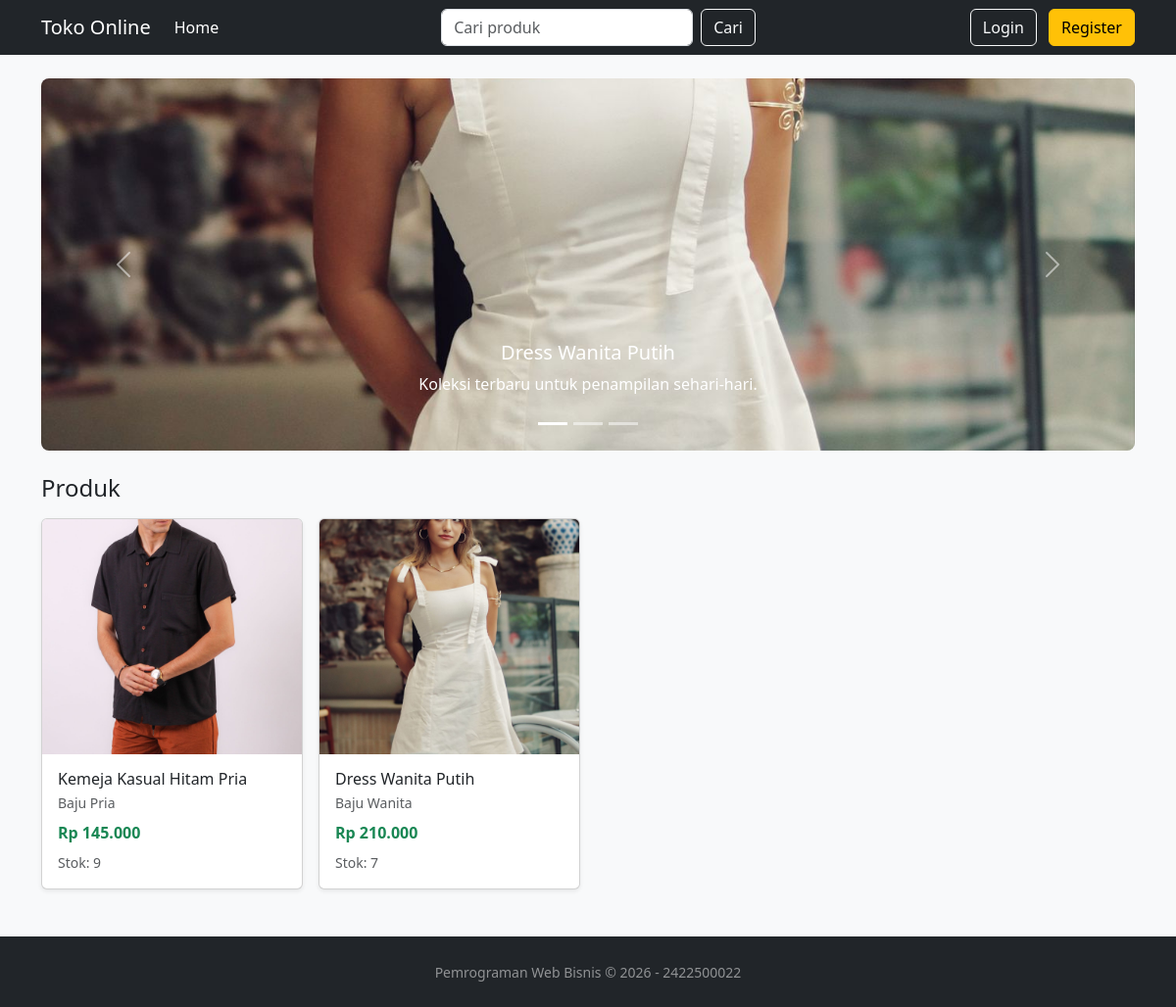
Before: / with the older database file.
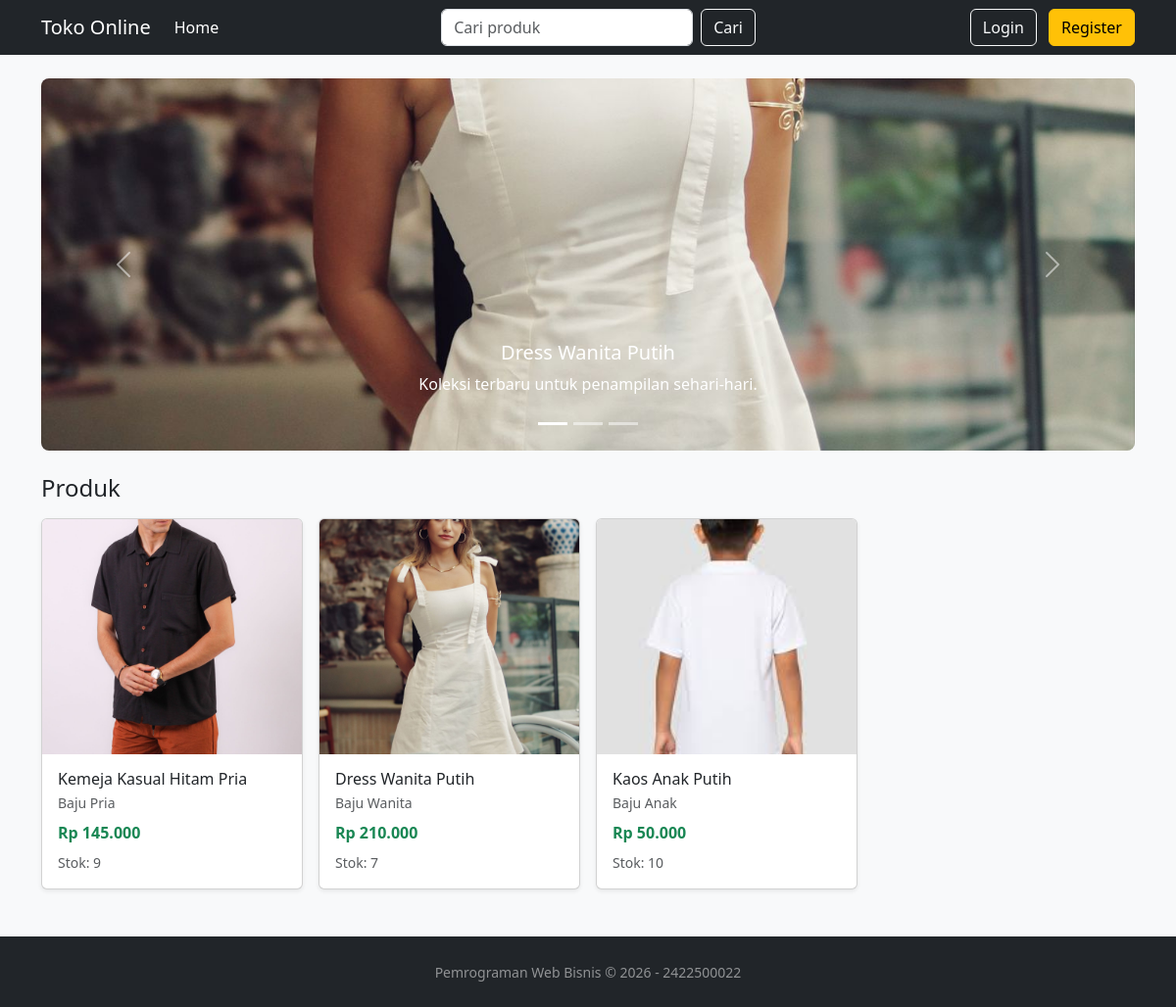
After: the same page with the newer database file.
### tables this page shows
CREATE TABLE `produk` (
  `id_produk` int(11) NOT NULL AUTO_INCREMENT,
  `nama` varchar(100) NOT NULL,
  `deskripsi` text DEFAULT NULL,
  `kategori_id` int(11) NOT NULL,
  `harga` int(11) NOT NULL,
  `stok` int(11) DEFAULT NULL,
  PRIMARY KEY (`id_produk`)
);

CREATE TABLE `produk_gambar` (
  `id_gambar` int(11) NOT NULL AUTO_INCREMENT,
  `nama_gambar` varchar(100) DEFAULT NULL,
  `produk_id` int(11) DEFAULT NULL,
  PRIMARY KEY (`id_gambar`)
);

CREATE TABLE `kategori` (
  `id_kategori` int(11) NOT NULL AUTO_INCREMENT,
  `nama` varchar(100) NOT NULL,
  `deskripsi` varchar(50) NOT NULL,
  PRIMARY KEY (`id_kategori`)
);

### application/controllers/Dashboard.php (called while the page is built, shortened)
<?php
class Dashboard extends CI_Controller {
    public function __construct()
    {
        $this->load->model('produk_model');
        $this->load->model('produk_kategori_model');
        $this->load->model('produk_gambar_model');
    }
    public function index()
    {
        $data['title'] = 'Toko Online - PWB 2422500022';
        $data['gambar_model'] = $this->produk_gambar_model;
        $data['list_produk'] = $this->produk_model->get_all();
        $this->load->view('ecom/template/header', $data);
        $this->load->view('ecom/template/carausel');
        $this->load->view('ecom/home', $data);
        $this->load->view('ecom/template/footer');
    }
}

### index.php (called while the page is built, shortened)
<?php
require_once BASEPATH.'core/CodeIgniter.php';

### application/models/Produk_model.php (called while the page is built, shortened)
<?php
class Produk_model extends CI_Model
{
    private $_table = "produk";
    public function get_all()
    {
        $this->db->select('produk.id_produk,
             produk.nama as pd_nama,
             produk.stok,
             produk.deskripsi,
             produk.harga,
             kategori.nama as kt_nama');
        $this->db->from($this->_table);
        $this->db->join('kategori', 'kategori.id_kategori = produk.kategori_id');
        $query = $this->db->get();
        return $query->result_array();
    }
}

### application/models/Produk_gambar_model.php (called while the page is built, shortened)
<?php
class Produk_gambar_model extends CI_Model
{
    private $_table = "produk_gambar";
    public function get_by_produk_id($id)
    {
        $this->db->where('produk_id', $id);
        $query = $this->db->get($this->_table);
        return $query->result_array();
    }
}

### application/views/ecom/home.php (the view, shortened to what this page needs)
<div class="d-flex justify-content-between align-items-center mb-3">
    <h4 class="mb-0">Produk</h4>
</div>
<?php if (empty($list_produk)) : ?>
    <div class="alert alert-info">Produk belum tersedia.</div>
<?php else : ?>
    <div class="row g-3 mb-5">
        <?php foreach ($list_produk as $produk) : ?>
            <?php
            $gambar = $gambar_model->get_by_produk_id($produk['id_produk']);
            ?>
            <div class="col-12 col-sm-6 col-lg-3">
                <div class="card h-100 shadow-sm">
                    <?php if (!empty($gambar)) : ?>
                        <img src="<?= base_url() ?>uploads/produk/<?= html_escape($gambar[0]['nama_gambar']) ?>"
                            class="card-img-top" alt="<?= html_escape($produk['pd_nama']) ?>">
                    <?php else : ?>
                        <div class="card-img-top bg-secondary bg-opacity-25 d-flex align-items-center justify-content-center">
                            <span class="text-muted small">Gambar belum tersedia</span>
                        </div>
                    <?php endif ?>
                    <div class="card-body d-flex flex-column">
                        <h6 class="card-title mb-1"><?= html_escape($produk['pd_nama']) ?></h6>
                        <div class="text-muted small mb-2"><?= html_escape($produk['kt_nama']) ?></div>
                        <div class="fw-bold text-success mb-2">Rp <?= number_format($produk['harga'], 0, ',', '.') ?></div>
                        <div class="small text-muted mt-auto">Stok: <?= (int) $produk['stok'] ?></div>
                    </div>
                </div>
            </div>
        <?php endforeach ?>
    </div>
<?php endif ?>

### application/views/ecom/template/header.php (shortened to what this page needs)
<!DOCTYPE html>
<html lang="id">
<head>
    <link href="<?= base_url() ?>assets/plugins/bootstrap5/css/bootstrap.min.css" rel="stylesheet" />
    <link href="<?= base_url() ?>assets/plugins/fontawesome-free/css/all.min.css" rel="stylesheet" />
    <link href="<?= base_url() ?>assets/css/styles.css" rel="stylesheet" />
</head>
<body>
    <nav class="navbar navbar-expand-lg navbar-dark bg-dark">
        <div class="container">
            <a class="navbar-brand" href="<?= base_url() ?>">Toko Online</a>
            <div class="collapse navbar-collapse" id="navbarPelanggan">
                <ul class="navbar-nav me-auto mb-2 mb-lg-0">
                    <li class="nav-item">
                        <a class="nav-link active" aria-current="page" href="<?= base_url() ?>">Home</a>
                    </li>
                </ul>
                <form class="d-flex me-auto my-2 my-lg-0" role="search" method="GET" action="<?= base_url() ?>">
                    <input class="form-control me-2" type="search" name="q" placeholder="Cari produk"
                        aria-label="Cari produk" value="<?= html_escape($this->input->get('q')) ?>">
                    <button class="btn btn-outline-light" type="submit">Cari</button>
                </form>
                <?php if ($this->session->has_userdata('pelanggan_login')) : ?>
                    <div class="text-end">
                        <a href="<?= base_url('profil') ?>" class="btn btn-outline-light me-2 ">Profil</a>
                        <a href="<?= base_url('logout') ?>" class="btn btn-danger">Logout</a>
                    </div>
                <?php else : ?>
                    <div class="text-end">
                        <a href="<?= base_url('login') ?>" class="btn btn-outline-light me-2 ">Login</a>
                        <a href="<?= base_url('register') ?>" class="btn btn-warning">Register</a>
                    </div>
                <?php endif ?>
            </div>
        </div>
    </nav>
    <div class="container my-4">

### application/views/ecom/template/carausel.php (shortened to what this page needs)
<div id="carouselProduk" class="carousel slide mb-4" data-bs-ride="carousel">
    <div class="carousel-indicators">
        <button type="button" data-bs-target="#carouselProduk" data-bs-slide-to="0" class="active"
            aria-current="true" aria-label="Slide 1"></button>
        <button type="button" data-bs-target="#carouselProduk" data-bs-slide-to="1" aria-label="Slide 2"></button>
        <button type="button" data-bs-target="#carouselProduk" data-bs-slide-to="2" aria-label="Slide 3"></button>
    </div>
    <div class="carousel-inner rounded-3">
        <div class="carousel-item active">
            <img src="<?= base_url() ?>uploads/produk/produk-8-1791627157-0.jpg" class="d-block w-100"
                alt="Dress Wanita Putih">
            <div class="carousel-caption d-none d-md-block">
                <h5>Dress Wanita Putih</h5>
                <p>Koleksi terbaru untuk penampilan sehari-hari.</p>
            </div>
        </div>
    </div>
    <button class="carousel-control-prev" type="button" data-bs-target="#carouselProduk" data-bs-slide="prev">
        <span class="carousel-control-prev-icon" aria-hidden="true"></span>
    </button>
    <button class="carousel-control-next" type="button" data-bs-target="#carouselProduk" data-bs-slide="next">
        <span class="carousel-control-next-icon" aria-hidden="true"></span>
    </button>
</div>

### application/views/ecom/template/footer.php (shortened to what this page needs)
</div>
    <footer class="bg-dark text-white-50 py-4 mt-5">
        <div class="container text-center">
            <small>Pemrograman Web Bisnis &copy; <?= date('Y') ?> - 2422500022</small>
        </div>
    </footer>
</body>
</html>

### assets/css/styles.css (style rules this page uses)
body { background-color: #f8f9fa; }
.carousel-item img { height: 380px; object-fit: cover; }
.card-img-top { height: 240px; object-fit: cover; }

Changed rows visible on the page:
added produk: produk_gambar.nama_gambar (picture), nama "Kaos Anak Putih", kategori.nama "Baju Anak", harga "50.000", stok "10"
